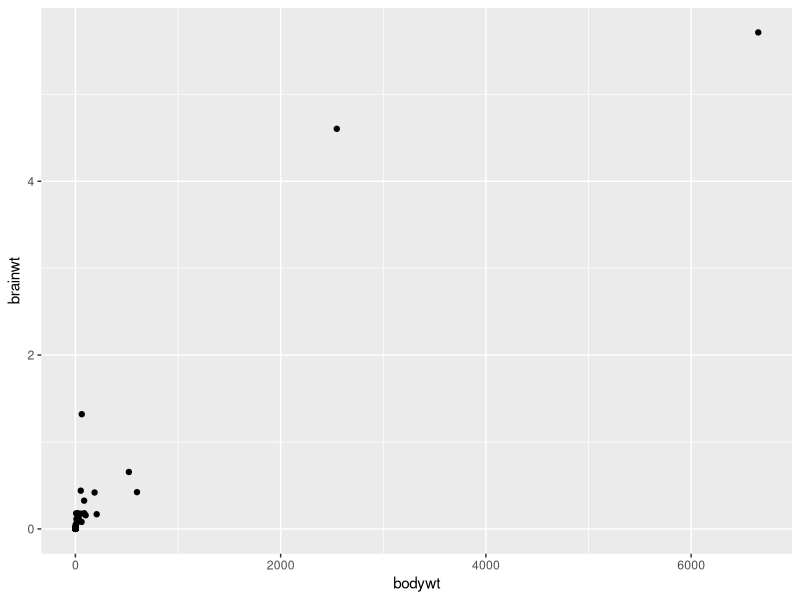
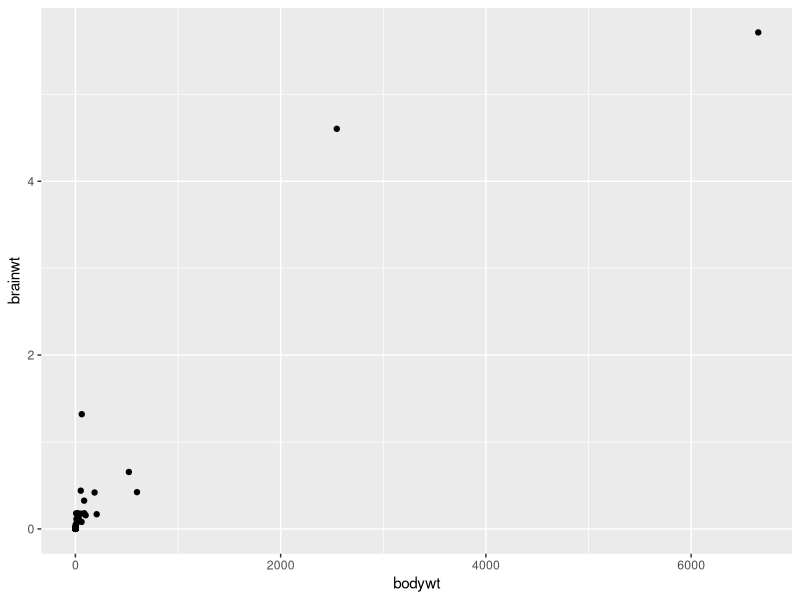

These charts were generated, in order, by the following R code:
## ---- chunk 1
library(ggplot2)
data(msleep)
alt <- ggplot(msleep)

ggplot(msleep, aes(x=bodywt, y=brainwt)) + geom_point()
# ... is the same as: 
alt + geom_point(aes(x=bodywt, y=brainwt))
